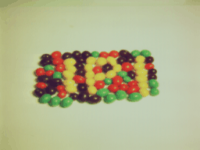
#> input picture ps1-1-a-1.png, 200 x 150 px
$ python try2.py
#> lines starting #> are read from the running program, lines starting #| are printed output that depends on the picture; after the words box and inside, x2 and y2 are one past the last pixel; in counts of white or black regions, pixels touching at a corner belong together
import cv2
import numpy as np

# Load image, create mask, and draw white circle on mask
image = cv2.imread("ps1-1-a-1.png")
#> image is the input picture: shape (150, 200, 3); mean B, G, R 142.4, 180.7, 179.3
image2 = cv2.imread("ps1-1-a-2.png")
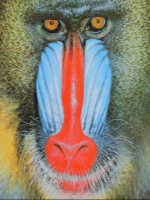
#> input picture ps1-1-a-2.png, 150 x 200 px
#> image2 is the input picture: shape (200, 150, 3); mean B, G, R 112.8, 128.4, 136.7
center = (75,100)
radius = 50
mask = np.zeros(image.shape, dtype=np.uint8)
mask = cv2.circle(mask, (100, 75), 50, (255,255,255), -1)


# Mask input image with binary mask
result = cv2.bitwise_and(image, mask)
# Color background white
#result[mask==0] = 255 # Optional

result = result[center[0]-50:center[0]+50,center[1]-50:center[1]+50]
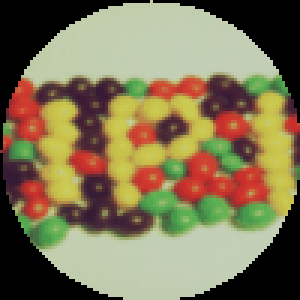
#> result: shape (100, 100, 3) (shown 3 times larger); mean B, G, R 85, 117.7, 128.2

mask = np.zeros(image2.shape, dtype=np.uint8)
mask = cv2.circle(mask, (75, 100), 50, (255,255,255), -1)
#image2 = cv2.bitwise_or(image2,mask)

mask1 = cv2.bitwise_not(mask)
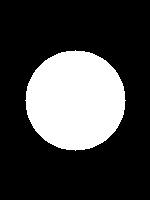
#> mask: shape (200, 150, 3); 26.2% white; 1 white region, box (x1, y1, x2, y2) and area: (25, 50, 126, 151) 7845

cv2.imshow('mask1', mask1)

image2 = cv2.bitwise_and(image2,mask1)
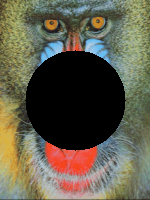
#> image2: shape (200, 150, 3); mean B, G, R 75.1, 93, 96.9


mask[50:150,25:125] = result
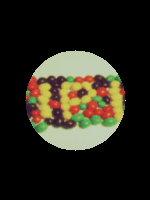
#> mask: shape (200, 150, 3); mean of channels 0, 1, 2 28.3, 39.2, 42.8; drawn as B, G, R

result = cv2.bitwise_or(image2,mask)
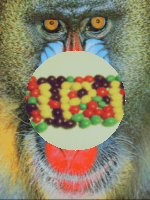
#> result: shape (200, 150, 3); mean B, G, R 103.4, 132.3, 139.6

result = cv2.cvtColor(result, cv2.COLOR_BGR2GRAY)
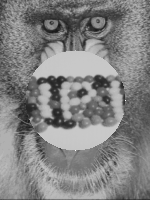
#> result: shape (200, 150); min 26, max 255, mean 131.2

#result = cv2.add(image2,mask)

cv2.imshow('image', image2)
cv2.imshow('mask', mask)
cv2.imshow('result', result)
cv2.waitKey()
